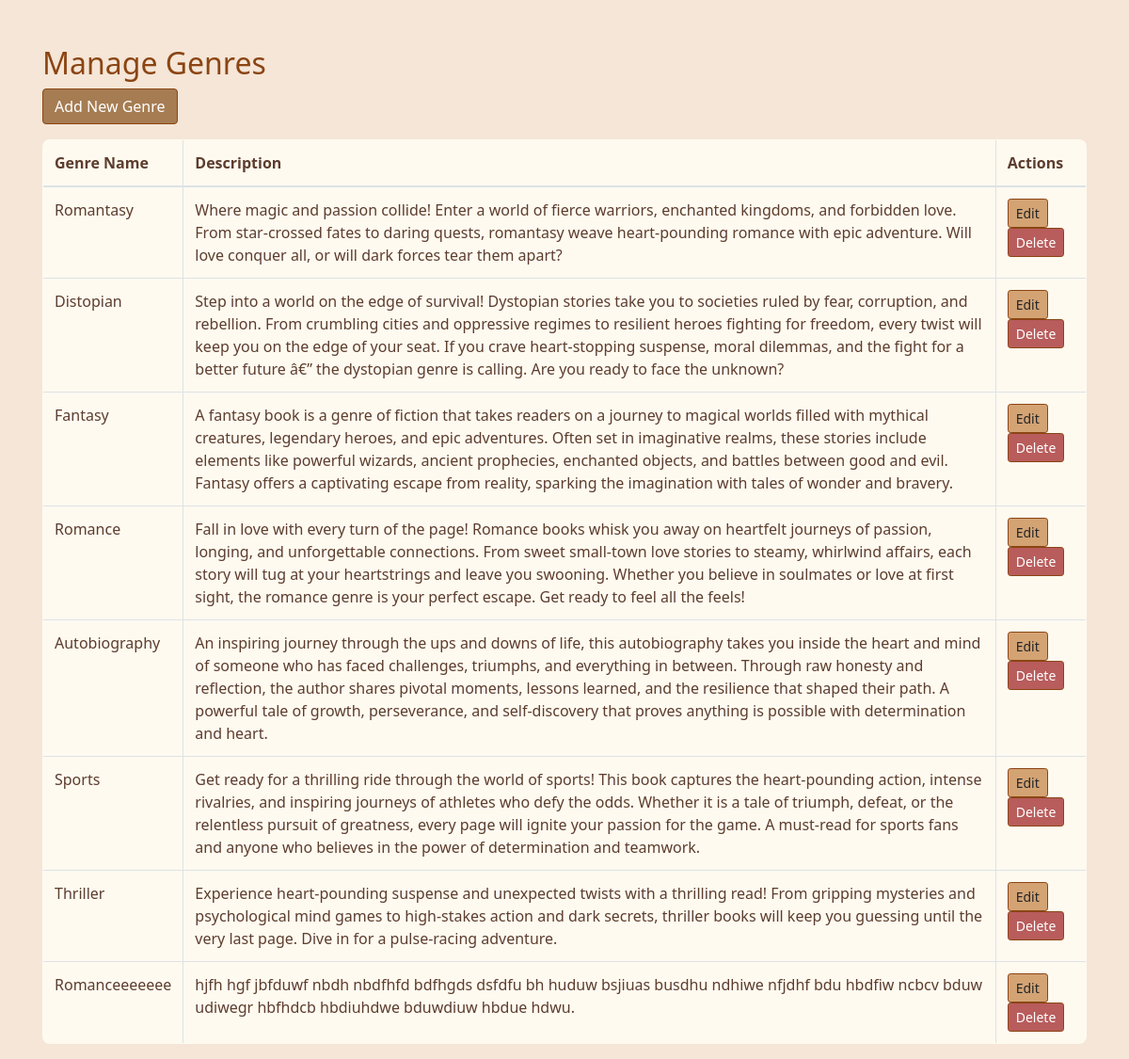
The page /genre_display_db.php on the database its author committed.
### tables this page shows
CREATE TABLE IF NOT EXISTS `genre` (
  `genre_id` int(11) NOT NULL AUTO_INCREMENT,
  `genre_name` varchar(50) NOT NULL,
  `description` varchar(500) NOT NULL,
  `admin_id` int(11) NOT NULL,
  PRIMARY KEY (`genre_id`),
  KEY `admin_idfk` (`admin_id`)
);

### genre_display_db.php (the view, shortened to what this page needs)
<?php
$conn = mysqli_connect('localhost:3307', 'root', '', 'project6');
$sql = "SELECT * FROM genre";
$result = mysqli_query($conn, $sql);
$genres = mysqli_fetch_all($result, MYSQLI_ASSOC);
?>
<!DOCTYPE html>
<html lang="en">
<head>
    <link rel="stylesheet" href="https://cdn.jsdelivr.net/npm/bootstrap@4.6.2/dist/css/bootstrap.min.css" />
</head>
<body>
    <div class="container mt-5">
        <h2>Manage Genres</h2>
        <a href="addgenre.php" class="btn btn-primary mb-3">Add New Genre</a>
        <?php if (count($genres) > 0): ?>
            <table class="table table-bordered">
                <thead>
                    <tr>
                        <th>Genre Name</th>
                        <th>Description</th>
                        <th>Actions</th>
                    </tr>
                </thead>
                <tbody>
                    <?php foreach ($genres as $genre): ?>
                        <tr>
                            <td><?php echo htmlspecialchars($genre['genre_name']); ?></td>
                            <td><?php echo htmlspecialchars($genre['description']); ?></td>
                            <td>
                                <a href="edit_genre.php?genre_id=<?php echo $genre['genre_id']; ?>" class="btn btn-warning btn-sm">Edit</a>
                                <a href="delete_genre.php?genre_id=<?php echo $genre['genre_id']; ?>" class="btn btn-danger btn-sm" onclick="return confirm('Are you sure you want to delete this genre?');">Delete</a>
                            </td>
                        </tr>
                    <?php endforeach; ?>
                </tbody>
            </table>
        <?php else: ?>
            <p>No genres available. Please add one.</p>
        <?php endif; ?>
    </div>
</body>
</html>

### genre_display_db.php (style rules this page uses)
body { background-color: #f5e6d7; font-family: 'Segoe UI', Tahoma, Geneva, Verdana, sans-serif; color: #5c3d2e; }
h2 { color: #8b4513; }
.btn-primary { background-color: #a67c52; border-color: #8b4513; }
.btn-warning { background-color: #d4a373; border-color: #8b4513; }
.btn-danger { background-color: #b85c5c; border-color: #8b4513; }
table { background-color: #fffaf0; border-radius: 8px; overflow: hidden; }
th, td { color: #5c3d2e; }

### rows shown on the page
genre: genre_name "Romantasy", description "Where magic and passion collide! Enter a world of fierce warriors, enchanted kingdoms, and forbidden love. From star-crossed fates to daring quests, romantasy weave heart-pounding romance with epic adventure. Will love conquer all, or will dark forces tear them apart?"
genre: genre_name "Distopian", description "Step into a world on the edge of survival! Dystopian stories take you to societies ruled by fear, corruption, and rebellion. From crumbling cities and oppressive regimes to resilient heroes fighting for freedom, every twist will keep you on the edge of your seat. If you crave heart-stopping suspense, moral dilemmas, and the fight for a better future â€” the dystopian genre is calling. Are you ready to face the unknown?"
genre: genre_name "Fantasy", description "A fantasy book is a genre of fiction that takes readers on a journey to magical worlds filled with mythical creatures, legendary heroes, and epic adventures. Often set in imaginative realms, these stories include elements like powerful wizards, ancient prophecies, enchanted objects, and battles between good and evil. Fantasy offers a captivating escape from reality, sparking the imagination with tales of wonder and bravery."
genre: genre_name "Romance", description "Fall in love with every turn of the page! Romance books whisk you away on heartfelt journeys of passion, longing, and unforgettable connections. From sweet small-town love stories to steamy, whirlwind affairs, each story will tug at your heartstrings and leave you swooning. Whether you believe in soulmates or love at first sight, the romance genre is your perfect escape. Get ready to feel all the feels!"
genre: genre_name "Autobiography", description "An inspiring journey through the ups and downs of life, this autobiography takes you inside the heart and mind of someone who has faced challenges, triumphs, and everything in between. Through raw honesty and reflection, the author shares pivotal moments, lessons learned, and the resilience that shaped their path. A powerful tale of growth, perseverance, and self-discovery that proves anything is possible with determination and heart."
genre: genre_name "Sports", description "Get ready for a thrilling ride through the world of sports! This book captures the heart-pounding action, intense rivalries, and inspiring journeys of athletes who defy the odds. Whether it is a tale of triumph, defeat, or the relentless pursuit of greatness, every page will ignite your passion for the game. A must-read for sports fans and anyone who believes in the power of determination and teamwork."
genre: genre_name "Thriller", description "Experience heart-pounding suspense and unexpected twists with a thrilling read! From gripping mysteries and psychological mind games to high-stakes action and dark secrets, thriller books will keep you guessing until the very last page. Dive in for a pulse-racing adventure."
genre: genre_name "Romanceeeeeee", description "hjfh hgf jbfduwf nbdh nbdfhfd bdfhgds dsfdfu bh huduw bsjiuas busdhu ndhiwe nfjdhf bdu hbdfiw ncbcv bduw udiwegr hbfhdcb hbdiuhdwe bduwdiuw hbdue hdwu."
